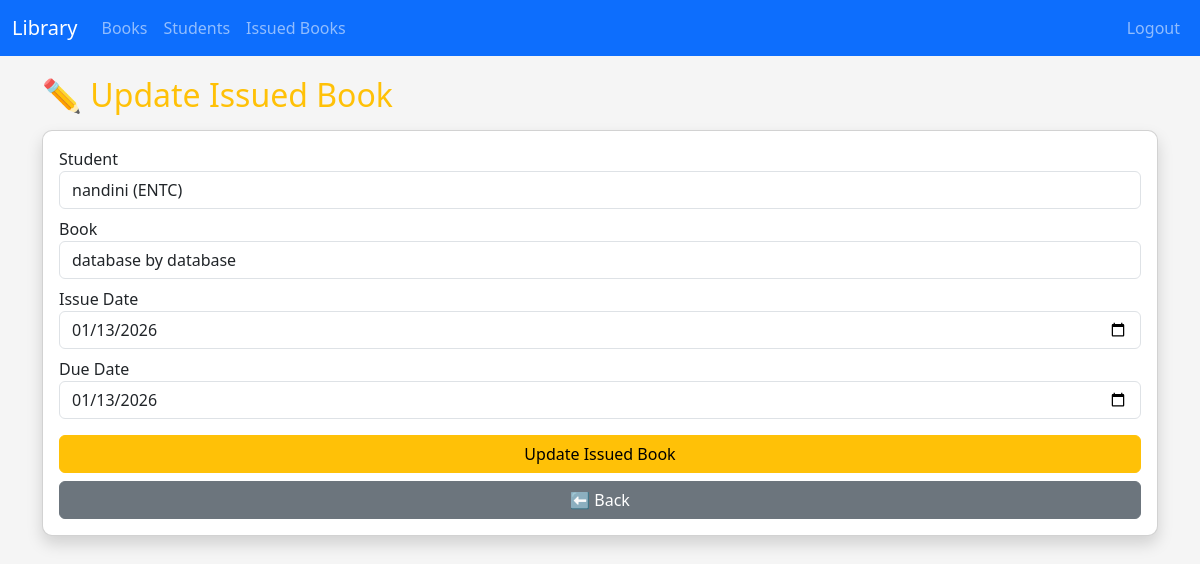
/update_issued/1 (signed in), run on the app's committed database.
### tables this page shows
CREATE TABLE issued_books (
    id INTEGER PRIMARY KEY AUTOINCREMENT,
    studentid INTEGER,
    bookid INTEGER,
    issue_date TEXT, due_date TEXT, return_date TEXT, fine REAL DEFAULT 0.0,
    FOREIGN KEY(studentid) REFERENCES students(studentid),
    FOREIGN KEY(bookid) REFERENCES books(bookid)
);

CREATE TABLE students (
    studentid INTEGER PRIMARY KEY AUTOINCREMENT,
    name TEXT NOT NULL,
    department TEXT NOT NULL,
    year INTEGER NOT NULL
);

CREATE TABLE books (
    bookid INTEGER PRIMARY KEY AUTOINCREMENT,
    name TEXT,
    author TEXT,
    category TEXT
);

### app.py (the view)
@app.route("/update_issued/<int:id>", methods=["GET","POST"])
def update_issued(id):
    if not login_required():
        return redirect("/login")
    db = connect_db()
    issued = db.execute("SELECT * FROM issued_books WHERE id=?", (id,)).fetchone()
    students = db.execute("SELECT * FROM students").fetchall()
    books = db.execute("""
        SELECT * FROM books
        WHERE bookid NOT IN (SELECT bookid FROM issued_books WHERE return_date IS NULL)
        OR bookid = ?
    """, (issued["bookid"],)).fetchall()
    if request.method=="POST":
        db.execute("UPDATE issued_books SET studentid=?, bookid=?, issue_date=?, due_date=? WHERE id=?", (request.form["student_id"], request.form["book_id"], request.form["issue_date"], request.form["due_date"], id))
        db.commit()
        db.close()
        return redirect("/view_issued")
    db.close()
    return render_template("update_issued.html", issued=issued, students=students, books=books)

### app.py (called while the page is built)
def connect_db():
    db_path = os.path.join(app.root_path, "library.db")
    conn = sqlite3.connect(db_path)
    conn.row_factory = sqlite3.Row
    return conn

def login_required():
    return "admin" in session

### templates/update_issued.html (shortened to what this page needs)
{% extends "base.html" %}
{% block content %}
<h2 class="text-warning mb-3">✏️ Update Issued Book</h2>
<form method="post" class="card p-3 shadow">
    <label>Student</label>
    <select name="student_id" class="form-control mb-2" required>
        {% for s in students %}
        <option value="{{ s.studentid }}" {% if s.studentid==issued.studentid %}selected{% endif %}>
            {{ s.name }} ({{ s.department }})
        </option>
        {% endfor %}
    </select>
    <label>Book</label>
    <select name="book_id" class="form-control mb-2" required>
        {% for b in books %}
        <option value="{{ b.bookid }}" {% if b.bookid==issued.bookid %}selected{% endif %}>
            {{ b.name }} by {{ b.author }}
        </option>
        {% endfor %}
    </select>
    <label>Issue Date</label>
    <input type="date" name="issue_date" value="{{ issued.issue_date }}" class="form-control mb-2" required>
    <label>Due Date</label>
    <input type="date" name="due_date" value="{{ issued.due_date }}" class="form-control mb-2" required>
    <button class="btn btn-warning mt-2">Update Issued Book</button>
    <a href="/view" class="btn btn-secondary mt-2">⬅ Back</a>
</form>
{% endblock %}

### templates/base.html (style rules this page uses)
body { background: #f5f5f5; }
.card { border-radius: 10px; }
h2, h3 { color: #343a40; }

### data on the page
issued_books: student_id "nandini (ENTC)", book_id "database by database", issue_date "01/13/2026", due_date "01/13/2026"
